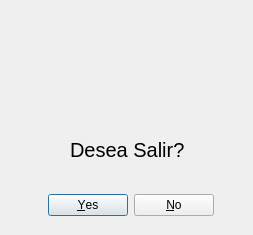
<?xml version="1.0" encoding="UTF-8"?>
<ui version="4.0">
 <class>Aviso</class>
 <widget class="QDialog" name="Aviso">
  <property name="windowModality">
   <enum>Qt::ApplicationModal</enum>
  </property>
  <property name="geometry">
   <rect>
    <x>0</x>
    <y>0</y>
    <width>253</width>
    <height>235</height>
   </rect>
  </property>
  <property name="windowTitle">
   <string>Aviso</string>
  </property>
  <property name="modal">
   <bool>true</bool>
  </property>
  <widget class="QDialogButtonBox" name="BtnBoxAviso">
   <property name="geometry">
    <rect>
     <x>-40</x>
     <y>160</y>
     <width>341</width>
     <height>91</height>
    </rect>
   </property>
   <property name="autoFillBackground">
    <bool>false</bool>
   </property>
   <property name="orientation">
    <enum>Qt::Horizontal</enum>
   </property>
   <property name="standardButtons">
    <set>QDialogButtonBox::No|QDialogButtonBox::Yes</set>
   </property>
   <property name="centerButtons">
    <bool>true</bool>
   </property>
  </widget>
  <widget class="QLabel" name="lblimgAviso">
   <property name="geometry">
    <rect>
     <x>70</x>
     <y>20</y>
     <width>111</width>
     <height>101</height>
    </rect>
   </property>
   <property name="text">
    <string/>
   </property>
   <property name="pixmap">
    <pixmap>img/aviso.png</pixmap>
   </property>
   <property name="scaledContents">
    <bool>true</bool>
   </property>
  </widget>
  <widget class="QLabel" name="lblAviso">
   <property name="geometry">
    <rect>
     <x>70</x>
     <y>140</y>
     <width>121</width>
     <height>20</height>
    </rect>
   </property>
   <property name="font">
    <font>
     <pointsize>15</pointsize>
    </font>
   </property>
   <property name="text">
    <string>Desea Salir?</string>
   </property>
  </widget>
 </widget>
 <resources/>
 <connections>
  <connection>
   <sender>BtnBoxAviso</sender>
   <signal>accepted()</signal>
   <receiver>Aviso</receiver>
   <slot>accept()</slot>
   <hints>
    <hint type="sourcelabel">
     <x>248</x>
     <y>254</y>
    </hint>
    <hint type="destinationlabel">
     <x>157</x>
     <y>274</y>
    </hint>
   </hints>
  </connection>
  <connection>
   <sender>BtnBoxAviso</sender>
   <signal>rejected()</signal>
   <receiver>Aviso</receiver>
   <slot>reject()</slot>
   <hints>
    <hint type="sourcelabel">
     <x>316</x>
     <y>260</y>
    </hint>
    <hint type="destinationlabel">
     <x>286</x>
     <y>274</y>
    </hint>
   </hints>
  </connection>
 </connections>
</ui>
